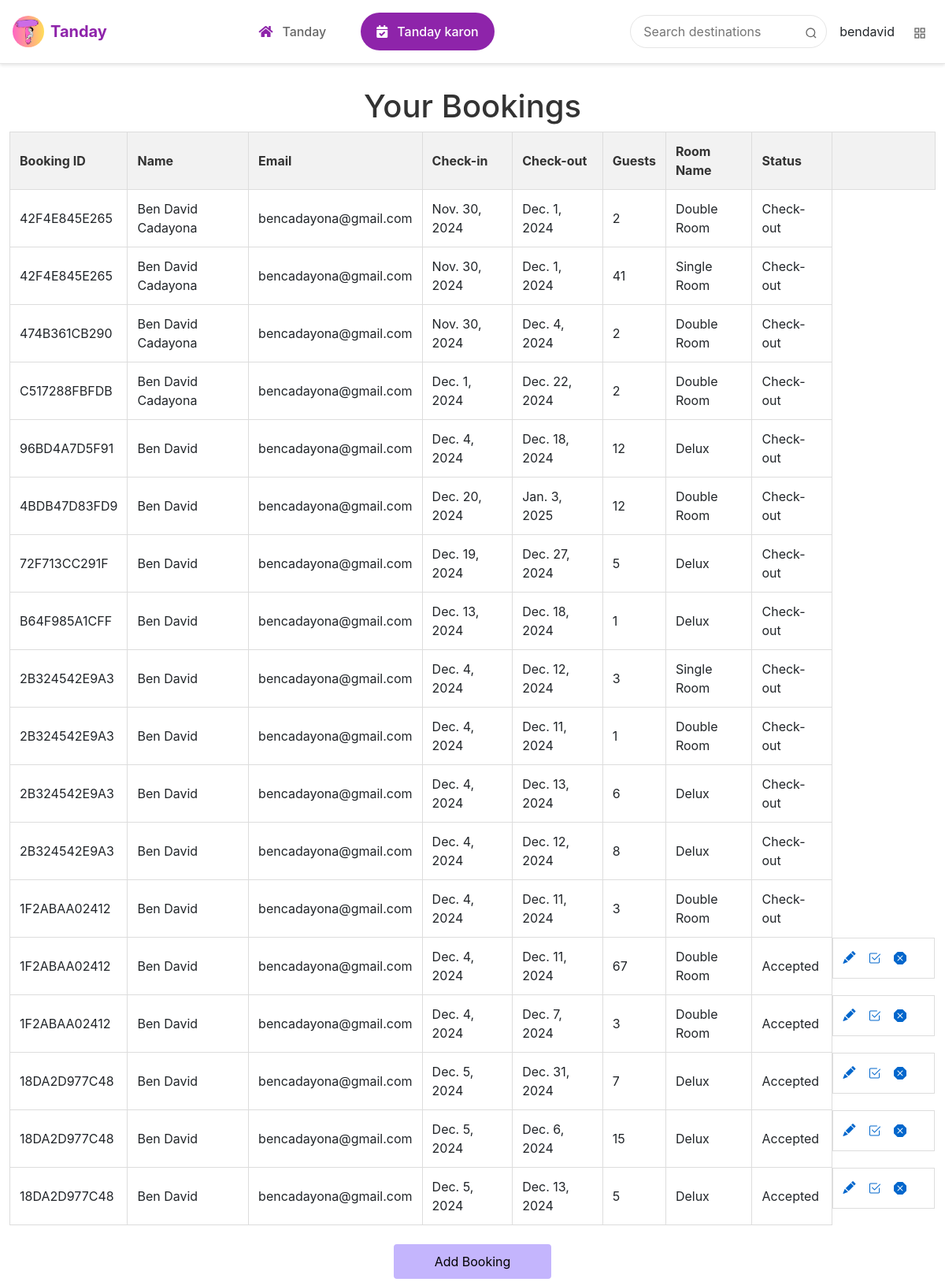
Page /my_bookings/ (signed in) on the earlier database version.
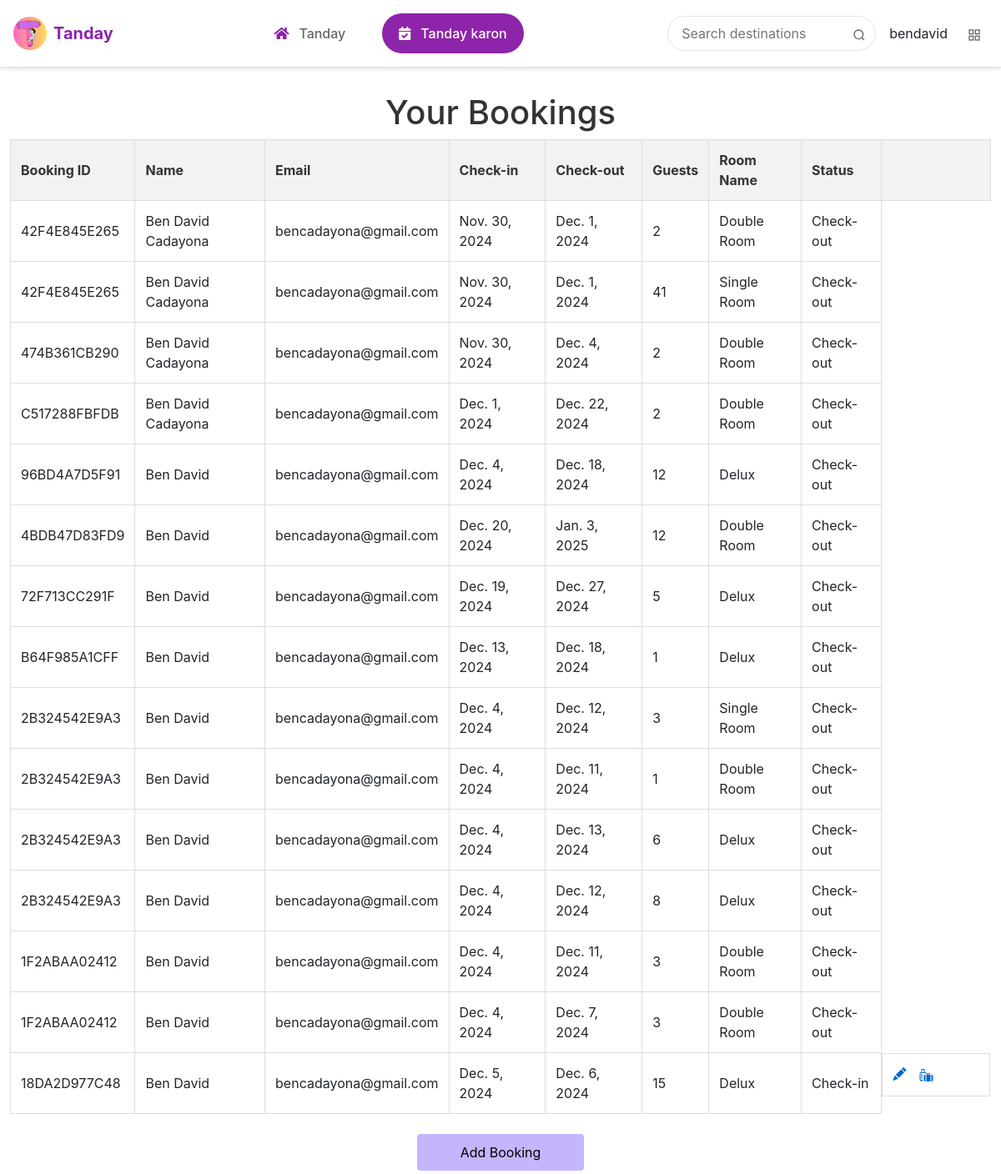
Same page on the later database version.
### api/models.py (models this page shows, shortened)
class Booking(models.Model):
    STATUS_CHOICES = [
        ("Pending", "Pending"),
        ("Canceled", "Canceled"),
        ("Accepted", "Accepted"),
        ("Check-in", "Check-in"),
        ("Check-out", "Check-out"),
    ]
    user = models.ForeignKey(User, on_delete=models.CASCADE, null=True, blank=True)
    name = models.CharField(max_length=100)
    email = models.EmailField()
    check_in = models.DateField(null=True, blank=True)
    check_out = models.DateField(null=True, blank=True)
    guests = models.IntegerField()
    room = models.ForeignKey(Rooms, on_delete=models.CASCADE)
    booking_number = models.CharField(max_length=12, editable=False, default=timezone.now().strftime('%Y%m%d%H%M%S') + uuid.uuid4().hex[:14].upper())
    status = models.CharField(max_length=10, choices=STATUS_CHOICES, default="Pending")
    isReviewed = models.BooleanField(default=False)

class Rooms(models.Model):
    name = models.CharField(max_length=100)
    number_of_beds = models.IntegerField()
    price = models.FloatField()
    listing = models.ForeignKey('Listing', on_delete=models.CASCADE)
    available_room = models.IntegerField(default=1)

### api/views.py (the view)
# urls.py: path('my_bookings/', my_bookings, name='my_bookings'),
@login_required
def my_bookings(request):
    bookings = Booking.objects.filter(user=request.user)
    return render(request, 'my_bookings.html', {'bookings': bookings})

### api/templates/my_bookings.html (shortened to what this page needs)
{% extends 'base.html' %}
{% load static %}
{% block content %}
    <div class="container">
        <h1>Your Bookings</h1>
        <table>
            <thead>
                <tr>
                    <th>Booking ID</th>
                    <th>Name</th>
                    <th>Email</th>
                    <th>Check-in</th>
                    <th>Check-out</th>
                    <th>Guests</th>
                    <th>Room Name</th>
                    <th>Status</th>
                    <th></th>
                </tr>
            </thead>
            <tbody>
                {% for booking in bookings %}
                    {%if booking.status != 'Canceled'%}
                    <tr style="cursor: pointer;" onclick="viewDetails(event, '{% url 'booking_details' booking.id %}')">
                        <td>{{ booking.booking_number }}</td>
                        <td>{{ booking.name }}</td>
                        <td>{{ booking.email }}</td>
                        <td>{{ booking.check_in }}</td>
                        <td>{{ booking.check_out }}</td>
                        <td>{{ booking.guests }}</td>
                        <td>{{ booking.room.name }}</td>
                        <td>{{ booking.status }}</td>
                        {%if booking.status != 'Check-out'%}
                        <td style="display: flex;flex-direction: row; width: 130px;">
                            <a href="{% url 'edit_booking' booking.id %}" class="action-link"><i class="bi bi-pencil-fill"></i></a>
                             <form method="POST" action="{% url 'accept' booking.id %}">
                                {%if booking.status == 'Accepted'%}
                                <button type="submit" name="Check-In_button" class="status-btn "><i class="bi bi-check2-square"></i></button>
                                {%endif%}
                                {%if booking.status != 'Check-in' and booking.status != 'Check-out'%}
                                <button type="submit" name="cancel-user_button"  class="status-btn "><i class="bi bi-x-octagon-fill"></i></button>
                                {%endif%}
                                {%if booking.status == 'Check-in'%}
                                <button type="submit" name="check-out-user_button" class="status-btn "><i class="bi bi-luggage-fill"></i></button>
                                {%endif%}
                            </form>
                        </td>
                        {%endif%}
                    </tr>
                    {%endif%}
                {% endfor %}
            </tbody>
        </table>
    </div>
    <div class="button-container" style="justify-content: center;">
        <a href="{% url 'home' %}" class="button-add">Add Booking</a>
    </div>
{% endblock content %}

Differences in the rows shown:
no longer on this page (row edited): Booking: booking_number "1F2ABAA02412", name "Ben David", email "bencadayona@gmail.com", check_in "Dec. 4, 2024", check_out "Dec. 11, 2024", guests "67", room.name "Double Room", status "Accepted"
no longer on this page (row edited): Booking: booking_number "18DA2D977C48", name "Ben David", email "bencadayona@gmail.com", check_in "Dec. 5, 2024", check_out "Dec. 31, 2024", guests "7", room.name "Delux", status "Accepted"
no longer on this page (row edited): Booking: booking_number "18DA2D977C48", name "Ben David", email "bencadayona@gmail.com", check_in "Dec. 5, 2024", check_out "Dec. 13, 2024", guests "5", room.name "Delux", status "Accepted"
changed Booking "Dec. 7, 2024": status "Accepted" → "Check-out"
changed Booking "18DA2D977C48": status "Accepted" → "Check-in"
